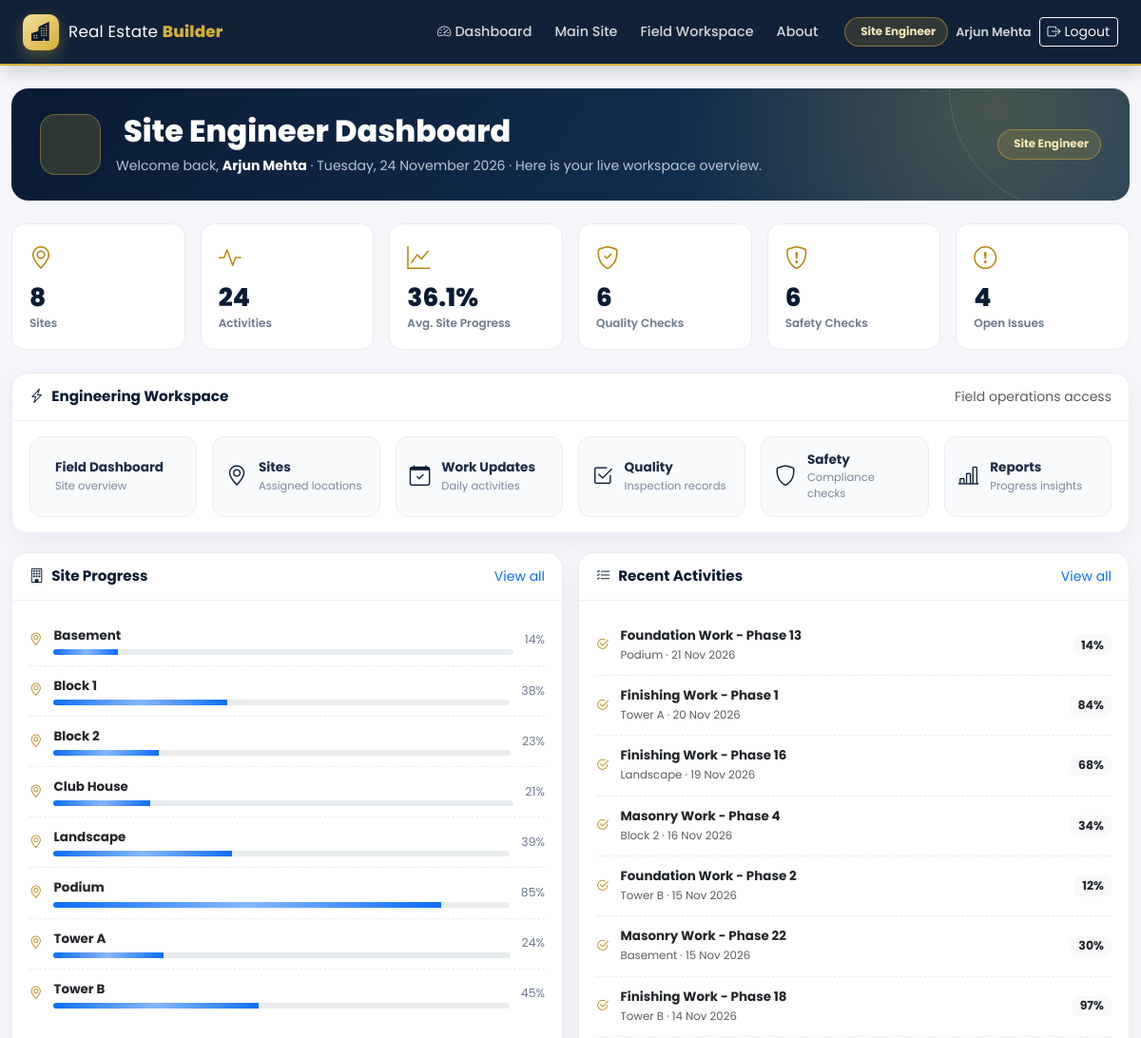
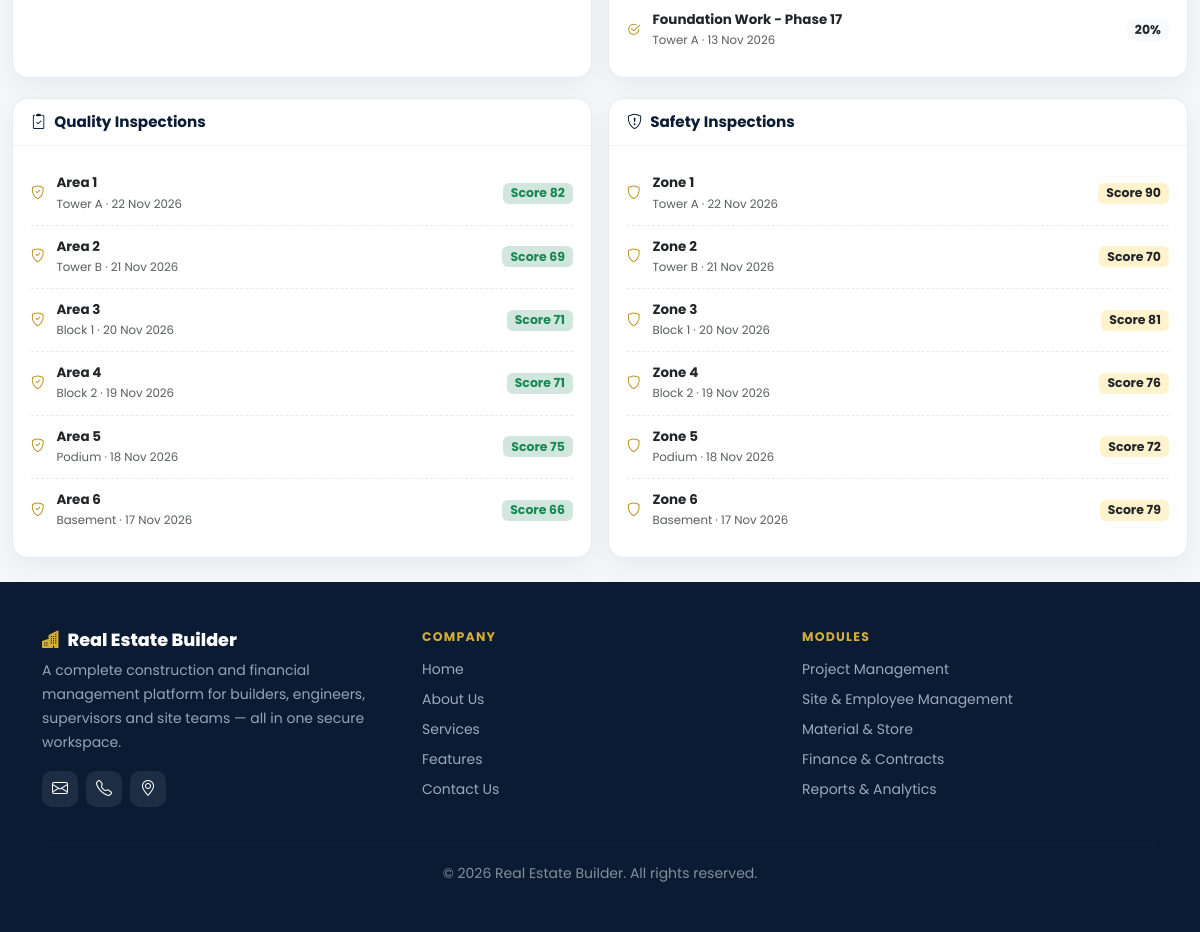
The page /dashboard/site-engineer/ (signed in) on the database its author committed (2 pictures, top to bottom).
### accounts/models.py (models this page shows, shortened)
class UserProfile(models.Model):
    ROLE_BUILDER = "BUILDER"
    ROLE_SITE_ENGINEER = "SITE_ENGINEER"
    ROLE_SITE_SUPERVISOR = "SITE_SUPERVISOR"
    ROLE_CONTRACTOR = "CONTRACTOR"
    ROLE_STORE_MANAGER = "STORE_MANAGER"
    ROLE_ACCOUNTANT = "ACCOUNTANT"
    ROLE_LABOUR = "LABOUR"
    ROLE_CHOICES = (
        (ROLE_BUILDER, "Builder / Admin"),
        (ROLE_SITE_ENGINEER, "Site Engineer"),
        (ROLE_SITE_SUPERVISOR, "Site Supervisor"),
        (ROLE_CONTRACTOR, "Contractor"),
        (ROLE_STORE_MANAGER, "Store Manager"),
        (ROLE_ACCOUNTANT, "Accountant"),
        (ROLE_LABOUR, "Labour / Worker"),
    )
    ROLE_ICONS = {
        ROLE_BUILDER: "bi-person-badge",
        ROLE_SITE_ENGINEER: "bi-ruler",
        ROLE_SITE_SUPERVISOR: "bi-hardhat",
        ROLE_CONTRACTOR: "bi-briefcase",
        ROLE_STORE_MANAGER: "bi-box-seam",
        ROLE_ACCOUNTANT: "bi-cash-coin",
        ROLE_LABOUR: "bi-people",
    }
    ROLE_DASHBOARDS = {
        ROLE_BUILDER: "dashboards:dashboard_builder",
        ROLE_SITE_ENGINEER: "dashboards:dashboard_site_engineer",
        ROLE_SITE_SUPERVISOR: "dashboards:dashboard_site_supervisor",
        ROLE_CONTRACTOR: "dashboards:dashboard_contractor",
        ROLE_STORE_MANAGER: "dashboards:dashboard_store_manager",
        ROLE_ACCOUNTANT: "dashboards:dashboard_accountant",
        ROLE_LABOUR: "dashboards:dashboard_labour",
    }
    GENDER_CHOICES = (
        ("", "Prefer not to say"),
        ("MALE", "Male"),
        ("FEMALE", "Female"),
        ("OTHER", "Other"),
    )
    STATUS_ACTIVE = "ACTIVE"
    STATUS_INACTIVE = "INACTIVE"
    STATUS_SUSPENDED = "SUSPENDED"
    STATUS_CHOICES = (
        (STATUS_ACTIVE, "Active"),
        (STATUS_INACTIVE, "Inactive"),
        (STATUS_SUSPENDED, "Suspended"),
    )
    user = models.OneToOneField(User, on_delete=models.CASCADE, related_name="profile")
    full_name = models.CharField(max_length=150)
    email = models.EmailField(max_length=254, unique=True)
    mobile = models.CharField(max_length=20)
    role = models.CharField(max_length=30, choices=ROLE_CHOICES, default=ROLE_BUILDER, db_index=True)
    address = models.TextField(blank=True)
    gender = models.CharField(max_length=10, choices=GENDER_CHOICES, blank=True)
    profile_photo = models.ImageField(upload_to="profiles/", blank=True, null=True)
    account_status = models.CharField(max_length=10, choices=STATUS_CHOICES, default=STATUS_ACTIVE, db_index=True)
    date_registered = models.DateTimeField(auto_now_add=True)
    class Meta:
        ordering = ["-date_registered"]
    @property
    def role_icon(self):
        return self.ROLE_ICONS.get(self.role, "bi-person")
    @property
    def is_active_account(self):
        return self.account_status == self.STATUS_ACTIVE and self.user.is_active

### ConstructionManagement/models.py (models this page shows, shortened)
class Site(models.Model):
    project = models.ForeignKey(Project, on_delete=models.CASCADE, related_name="sites")
    name = models.CharField(max_length=200)
    code = models.CharField(max_length=40, unique=True)
    location = models.CharField(max_length=200, blank=True)
    area_sqft = models.PositiveIntegerField(default=0)
    start_date = models.DateField(null=True, blank=True)
    expected_completion = models.DateField(null=True, blank=True)
    progress = models.PositiveSmallIntegerField(default=0)
    status = models.CharField(max_length=20, choices=StatusChoices.choices, default=StatusChoices.ACTIVE)
    supervisor = models.CharField(max_length=120, blank=True)
    description = models.TextField(blank=True)
    class Meta:
        ordering = ["name"]

class Activity(models.Model):
    site = models.ForeignKey(Site, on_delete=models.CASCADE, related_name="activities")
    project = models.ForeignKey(Project, on_delete=models.CASCADE, related_name="activities", null=True, blank=True)
    contractor = models.ForeignKey(Contractor, on_delete=models.SET_NULL, related_name="activities", null=True, blank=True)
    title = models.CharField(max_length=200)
    description = models.TextField(blank=True)
    activity_type = models.CharField(max_length=80, blank=True)
    start_date = models.DateField(null=True, blank=True)
    end_date = models.DateField(null=True, blank=True)
    progress = models.PositiveSmallIntegerField(default=0)
    status = models.CharField(max_length=20, choices=StatusChoices.choices, default=StatusChoices.ACTIVE)
    priority = models.CharField(max_length=20, choices=PriorityChoices.choices, default=PriorityChoices.MEDIUM)
    assigned_to = models.CharField(max_length=120, blank=True)
    class Meta:
        ordering = ["-start_date", "title"]
        verbose_name_plural = "Activities"

class QualityInspection(models.Model):
    site = models.ForeignKey(Site, on_delete=models.CASCADE, related_name="quality_inspections")
    project = models.ForeignKey(Project, on_delete=models.CASCADE, related_name="quality_inspections", null=True, blank=True)
    inspection_date = models.DateField(null=True, blank=True)
    inspector = models.CharField(max_length=120, blank=True)
    area = models.CharField(max_length=150, blank=True)
    score = models.PositiveSmallIntegerField(default=0)
    status = models.CharField(max_length=20, choices=StatusChoices.choices, default=StatusChoices.PLANNED)
    findings = models.TextField(blank=True)
    recommendations = models.TextField(blank=True)
    class Meta:
        ordering = ["-inspection_date"]

class SafetyInspection(models.Model):
    site = models.ForeignKey(Site, on_delete=models.CASCADE, related_name="safety_inspections")
    inspection_date = models.DateField(null=True, blank=True)
    inspector = models.CharField(max_length=120, blank=True)
    area = models.CharField(max_length=150, blank=True)
    score = models.PositiveSmallIntegerField(default=0)
    status = models.CharField(max_length=20, choices=StatusChoices.choices, default=StatusChoices.PLANNED)
    findings = models.TextField(blank=True)
    recommendations = models.TextField(blank=True)
    class Meta:
        ordering = ["-inspection_date"]

### dashboards/views.py (the view)
# urls.py: path("site-engineer/", views.site_engineer_dashboard, name="dashboard_site_engineer"),
@role_required(UserProfile.ROLE_SITE_ENGINEER)
def site_engineer_dashboard(request):
    context = _base_context(request, "Site Engineer Dashboard", "bi-ruler")
    context.update(
        {
            "sites": cm.Site.objects.all()[:8],
            "activities": cm.Activity.objects.order_by("-start_date")[:8],
            "quality": cm.QualityInspection.objects.all()[:6],
            "safety": cm.SafetyInspection.objects.all()[:6],
        }
    )
    return render(request, "dashboards/site_engineer.html", context)

### dashboards/templates/dashboards/site_engineer.html (shortened to what this page needs)
{% extends "dashboards/base_dashboard.html" %}
{% block dashboard_content %}
<div class="row g-3">
  <div class="col-6 col-lg-4 col-xl-2" data-aos="fade-up"><div class="reb-kpi"><i class="bi bi-geo-alt"></i><strong>{{ stats.sites }}</strong><span>Sites</span></div></div>
  <div class="col-6 col-lg-4 col-xl-2" data-aos="fade-up" data-aos-delay="50"><div class="reb-kpi"><i class="bi bi-activity"></i><strong>{{ stats.activities }}</strong><span>Activities</span></div></div>
  <div class="col-6 col-lg-4 col-xl-2" data-aos="fade-up" data-aos-delay="100"><div class="reb-kpi"><i class="bi bi-graph-up"></i><strong>{{ stats.avg_progress }}%</strong><span>Avg. Site Progress</span></div></div>
  <div class="col-6 col-lg-4 col-xl-2" data-aos="fade-up" data-aos-delay="150"><div class="reb-kpi"><i class="bi bi-shield-check"></i><strong>{{ stats.quality_checks }}</strong><span>Quality Checks</span></div></div>
  <div class="col-6 col-lg-4 col-xl-2" data-aos="fade-up" data-aos-delay="200"><div class="reb-kpi"><i class="bi bi-shield-exclamation"></i><strong>{{ stats.safety_checks }}</strong><span>Safety Checks</span></div></div>
  <div class="col-6 col-lg-4 col-xl-2" data-aos="fade-up" data-aos-delay="250"><div class="reb-kpi"><i class="bi bi-exclamation-circle"></i><strong>{{ stats.open_issues }}</strong><span>Open Issues</span></div></div>
</div>
<div class="reb-panel mt-4" data-aos="fade-up">
  <div class="reb-panel-head"><h5><i class="bi bi-lightning-charge me-2"></i>Engineering Workspace</h5><span class="small text-muted">Field operations access</span></div>
  <div class="reb-panel-body">
    <div class="row g-3">
      <div class="col-6 col-md-4 col-xl-2"><a class="reb-action" href="{% url 'supervisor_dashboard' %}"><div><strong>Field Dashboard</strong><small>Site overview</small></div></a></div>
      <div class="col-6 col-md-4 col-xl-2"><a class="reb-action" href="{% url 'supervisor_assigned_sites' %}"><i class="bi bi-geo-alt"></i><div><strong>Sites</strong><small>Assigned locations</small></div></a></div>
      <div class="col-6 col-md-4 col-xl-2"><a class="reb-action" href="{% url 'supervisor_work_updates' %}"><i class="bi bi-calendar-check"></i><div><strong>Work Updates</strong><small>Daily activities</small></div></a></div>
      <div class="col-6 col-md-4 col-xl-2"><a class="reb-action" href="{% url 'supervisor_quality_checklist' %}"><i class="bi bi-check2-square"></i><div><strong>Quality</strong><small>Inspection records</small></div></a></div>
      <div class="col-6 col-md-4 col-xl-2"><a class="reb-action" href="{% url 'supervisor_safety_checklist' %}"><i class="bi bi-shield"></i><div><strong>Safety</strong><small>Compliance checks</small></div></a></div>
      <div class="col-6 col-md-4 col-xl-2"><a class="reb-action" href="{% url 'supervisor_reports' %}"><i class="bi bi-bar-chart-line"></i><div><strong>Reports</strong><small>Progress insights</small></div></a></div>
    </div>
  </div>
</div>
<div class="row g-3 mt-1">
  <div class="col-lg-6" data-aos="fade-up">
    <div class="reb-panel h-100">
      <div class="reb-panel-head"><h5><i class="bi bi-building me-2"></i>Site Progress</h5><a class="small text-decoration-none" href="{% url 'supervisor_assigned_sites' %}">View all</a></div>
      <div class="reb-panel-body">
        {% for site in sites %}
          <div class="reb-list-item"><i class="bi bi-geo-alt"></i><div class="flex-grow-1"><strong>{{ site.name }}</strong><div class="progress mt-1" style="height:6px;"><div class="progress-bar bg-primary" style="width:{{ site.progress }}%"></div></div></div><span class="ms-auto small">{{ site.progress }}%</span></div>
        {% empty %}<div class="reb-empty">No sites recorded yet.</div>{% endfor %}
      </div>
    </div>
  </div>
  <div class="col-lg-6" data-aos="fade-up" data-aos-delay="80">
    <div class="reb-panel h-100">
      <div class="reb-panel-head"><h5><i class="bi bi-list-check me-2"></i>Recent Activities</h5><a class="small text-decoration-none" href="{% url 'supervisor_work_updates' %}">View all</a></div>
      <div class="reb-panel-body">
        {% for activity in activities %}
          <div class="reb-list-item"><i class="bi bi-check2-circle"></i><div><strong>{{ activity.title }}</strong><br><small class="text-muted">{{ activity.site.name }} &middot; {{ activity.start_date|date:"d M Y" }}</small></div><span class="ms-auto badge bg-light text-dark">{{ activity.progress }}%</span></div>
        {% empty %}<div class="reb-empty">No activities recorded yet.</div>{% endfor %}
      </div>
    </div>
  </div>
</div>
<div class="row g-3 mt-1">
  <div class="col-lg-6" data-aos="fade-up">
    <div class="reb-panel h-100">
      <div class="reb-panel-head"><h5><i class="bi bi-clipboard2-check me-2"></i>Quality Inspections</h5></div>
      <div class="reb-panel-body">
        {% for item in quality %}
          <div class="reb-list-item"><i class="bi bi-shield-check"></i><div><strong>{{ item.area|default:"Inspection" }}</strong><br><small class="text-muted">{{ item.site.name }} &middot; {{ item.inspection_date|date:"d M Y" }}</small></div><span class="ms-auto badge bg-success-subtle text-success">Score {{ item.score }}</span></div>
        {% empty %}<div class="reb-empty">No quality inspections recorded yet.</div>{% endfor %}
      </div>
    </div>
  </div>
  <div class="col-lg-6" data-aos="fade-up" data-aos-delay="80">
    <div class="reb-panel h-100">
      <div class="reb-panel-head"><h5><i class="bi bi-shield-exclamation me-2"></i>Safety Inspections</h5></div>
      <div class="reb-panel-body">
        {% for item in safety %}
          <div class="reb-list-item"><i class="bi bi-shield"></i><div><strong>{{ item.area|default:"Inspection" }}</strong><br><small class="text-muted">{{ item.site.name }} &middot; {{ item.inspection_date|date:"d M Y" }}</small></div><span class="ms-auto badge bg-warning-subtle text-dark">Score {{ item.score }}</span></div>
        {% empty %}<div class="reb-empty">No safety inspections recorded yet.</div>{% endfor %}
      </div>
    </div>
  </div>
</div>
{% endblock %}

### dashboards/templates/dashboards/base_dashboard.html (shortened to what this page needs)
{% extends "ConstructionManagement/base.html" %}
{% load static %}
{% block public_content %}
<div class="container-fluid py-4">
  <div class="reb-dash-hero d-flex align-items-center gap-3 animate__animated animate__fadeInDown">
    <div class="reb-dash-icon d-none d-sm-grid"><i class="bi {{ page_icon }}"></i></div>
    <div class="flex-grow-1">
      <h1><i class="bi {{ page_icon }} me-2"></i>{{ page_title }}</h1>
      <p>Welcome back, <strong class="text-white">{{ user_full_name }}</strong> &middot; {{ today|date:"l, d F Y" }} &middot; Here is your live workspace overview.</p>
    </div>
    <span class="reb-role-pill d-none d-md-inline-flex"><i class="bi {{ role_icon }} me-1"></i>{{ role_label }}</span>
  </div>
  {% block dashboard_content %}{% endblock %}
</div>
{% endblock %}

### dashboards/templates/dashboards/_dashboard_nav.html (shortened to what this page needs)
<nav class="navbar navbar-expand-lg reb-public-nav sticky-top">
  <div class="container-fluid px-3 px-lg-4">
    <a class="navbar-brand reb-brand" href="{% url 'dashboards:dashboard_home' %}">
      <span class="reb-brand-mark"><i class="bi bi-buildings-fill"></i></span>
      <span>Real Estate <strong>Builder</strong></span>
    </a>
    <div class="collapse navbar-collapse" id="dashboardNav">
      <ul class="navbar-nav ms-auto align-items-lg-center">
        <li class="nav-item"><a class="nav-link" href="{% url 'dashboards:dashboard_home' %}"><i class="bi bi-speedometer2 me-1"></i>Dashboard</a></li>
        <li class="nav-item"><a class="nav-link" href="{% url 'home' %}">Main Site</a></li>
        {% if can_field %}
          <li class="nav-item"><a class="nav-link" href="{% url 'supervisor_dashboard' %}">Field Workspace</a></li>
        {% endif %}
        <li class="nav-item"><a class="nav-link" href="{% url 'about' %}">About</a></li>
      </ul>
      <div class="d-flex align-items-center gap-2 mt-3 mt-lg-0 ms-lg-3">
        <span class="reb-role-pill"><i class="bi {{ role_icon }} me-1"></i>{{ role_label }}</span>
        <span class="reb-user-name d-none d-xl-inline">{{ user_full_name }}</span>
        <form method="post" action="{% url 'accounts:logout' %}" class="d-inline mb-0">
          <button type="submit" class="btn btn-sm btn-outline-light"><i class="bi bi-box-arrow-right me-1"></i>Logout</button>
        </form>
      </div>
    </div>
  </div>
</nav>

### rows shown on the page
UserProfile: full_name "Arjun Mehta"
Site: name "Basement", progress "14"
Site: name "Block 1", progress "38"
Site: name "Block 2", progress "23"
Site: name "Club House", progress "21"
Site: name "Landscape", progress "39"
Site: name "Podium", progress "85"
Site: name "Tower A", progress "24"
Site: name "Tower B", progress "45"
Activity: title "Foundation Work - Phase 13", site.name "Podium", start_date "21 Nov 2026", progress "14"
Activity: title "Finishing Work - Phase 1", site.name "Tower A", start_date "20 Nov 2026", progress "84"
Activity: title "Finishing Work - Phase 16", site.name "Landscape", start_date "19 Nov 2026", progress "68"
Activity: title "Masonry Work - Phase 4", site.name "Block 2", start_date "16 Nov 2026", progress "34"
Activity: title "Foundation Work - Phase 2", site.name "Tower B", start_date "15 Nov 2026", progress "12"
Activity: title "Masonry Work - Phase 22", site.name "Basement", start_date "15 Nov 2026", progress "30"
Activity: title "Finishing Work - Phase 18", site.name "Tower B", start_date "14 Nov 2026", progress "97"
Activity: title "Foundation Work - Phase 17", site.name "Tower A", start_date "13 Nov 2026", progress "20"
QualityInspection: area "Area 1", site.name "Tower A", inspection_date "22 Nov 2026", score "82"
QualityInspection: area "Area 2", site.name "Tower B", inspection_date "21 Nov 2026", score "69"
QualityInspection: area "Area 3", site.name "Block 1", inspection_date "20 Nov 2026", score "71"
QualityInspection: area "Area 4", site.name "Block 2", inspection_date "19 Nov 2026", score "71"
QualityInspection: area "Area 5", site.name "Podium", inspection_date "18 Nov 2026", score "75"
QualityInspection: area "Area 6", site.name "Basement", inspection_date "17 Nov 2026", score "66"
SafetyInspection: area "Zone 1", site.name "Tower A", inspection_date "22 Nov 2026", score "90"
SafetyInspection: area "Zone 2", site.name "Tower B", inspection_date "21 Nov 2026", score "70"
SafetyInspection: area "Zone 3", site.name "Block 1", inspection_date "20 Nov 2026", score "81"
SafetyInspection: area "Zone 4", site.name "Block 2", inspection_date "19 Nov 2026", score "76"
SafetyInspection: area "Zone 5", site.name "Podium", inspection_date "18 Nov 2026", score "72"
SafetyInspection: area "Zone 6", site.name "Basement", inspection_date "17 Nov 2026", score "79"

### other values the page prints
{{ role_label }} "Site Engineer"
{{ page_title }} "Site Engineer Dashboard"
{{ today|date:"l, d F Y" }} "Tuesday, 24 November 2026"
{{ stats.sites }} "8"
{{ stats.activities }} "24"
{{ stats.avg_progress }} "36.1"
{{ stats.quality_checks }} "6"
{{ stats.safety_checks }} "6"
{{ stats.open_issues }} "4"
